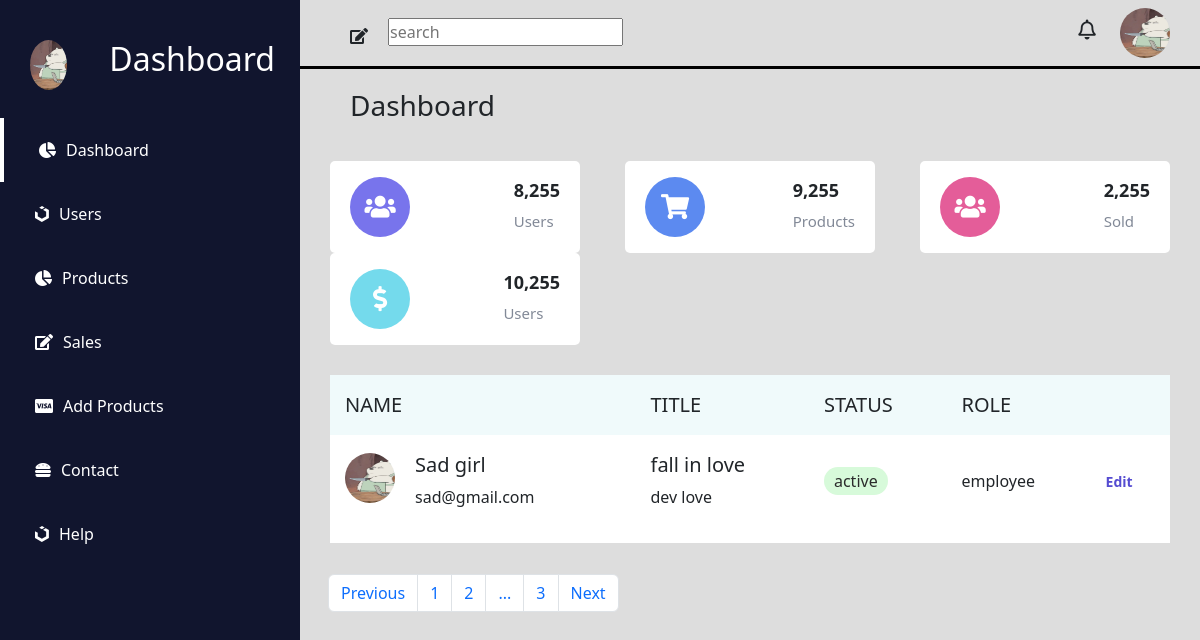
Page /project/index.php?page_no=3 on the committed database.
### tables this page shows
CREATE TABLE `employee` (
  `id` int(11) NOT NULL,
  `name` varchar(100) NOT NULL,
  `email` varchar(100) NOT NULL,
  `image` varchar(250) NOT NULL,
  `title` varchar(250) NOT NULL,
  `role` varchar(100) NOT NULL,
  `status` varchar(100) NOT NULL
);

### project/get_users.php (called while the page is built, shortened)
<?php
include('connection.php');
if (isset($_GET['page_no']) && $_GET['page_no'] != "") {
    $page_no = $_GET['page_no'];
} else {
    $page_no = 1;
}
$stmt = $conn->prepare("SELECT count(*) as total_users from employee");
$stmt->execute();
$stmt->bind_result($total_users);
$total_users_per_page = 2;
$offset = ($page_no - 1) * $total_users_per_page;
$total_no_of_pages = ceil($total_users / $total_users_per_page);
$stmt2 =  $conn->prepare("SELECT * from employee limit $offset,$total_users_per_page");
$stmt2->execute();
$users = $stmt2->get_result();

### project/index.php (the view, shortened to what this page needs)
<!DOCTYPE html>
<html lang="en">
<head>
    <link rel="stylesheet" href="https://use.fontawesome.com/releases/v5.15.4/css/all.css" />
    <link href="https://cdn.jsdelivr.net/npm/bootstrap@5.2.2/dist/css/bootstrap.min.css" rel="stylesheet">
    <link rel="stylesheet" href="assets/css/style.css">
</head>
<body>
    <div class="header">
        <section id="menu">
            <div class="logo">
                <img src="assets/imgs/Picture1.png" alt="">
                <h2>Dashboard</h2>
            </div>
            <div class="items">
                <li><i class="fas fa-chart-pie"></i><a href="index.php">Dashboard</a></li>
                <li><i class="fab fa-uikit"></i><a href="index.php">Users</a></li>
                <li><i class="fas fa-chart-pie"></i><a href="products.php">Products</a></li>
                <li><i class="fas fa-edit"></i><a href="sales.php">Sales</a></li>
                <li><i class="fab fa-cc-visa"></i><a href="add_product.php">Add Products</a></li>
                <li><i class="fas fa-hamburger"></i><a href="contact.html">Contact</a></li>
                <li><i class="fab fa-uikit"></i><a href="help.html">Help</a></li>
            </div>
        </section>
        <section id="interface">
            <div class="navigation">
                <div class="n1">
                    <div class="search">
                        <i class="fas fa-edit"></i>
                        <form action="">
                            <input type="text" placeholder="search" />
                        </form>
                    </div>
                </div>
                <div class="profile">
                    <i class="far fa-bell"></i>
                    <img src="assets/imgs/Picture1.png" alt="">
                </div>
            </div>
            <h3 class="i-name">Dashboard</h3>
            <div class="values">
                <div class="val-box">
                    <i class="fas fa-users"></i>
                    <div>
                        <h3>8,255</h3>
                        <span>Users</span>
                    </div>
                </div>
                <div class="val-box">
                    <i class="fas fa-shopping-cart"></i>
                    <div>
                        <h3>9,255</h3>
                        <span>Products</span>
                    </div>
                </div>
                <div class="val-box">
                    <i class="fas fa-users"></i>
                    <div>
                        <h3>2,255</h3>
                        <span>Sold</span>
                    </div>
                </div>
                <div class="val-box">
                    <i class="fas fa-dollar-sign"></i>
                    <div>
                        <h3>10,255</h3>
                        <span>Users</span>
                    </div>
                </div>
            </div>
            <div class="board">
                <table width="100%">
                    <thead>
                        <tr>
                            <td>Name</td>
                            <td>Title</td>
                            <td>Status</td>
                            <td>Role</td>
                            <td></td>
                        </tr>
                    </thead>
                    <tbody>
                        <?php include('get_users.php'); ?>
                        <?php foreach ($users as $user) { ?>
                            <tr class="list_people">
                                <td class="people">
                                    <p><img src="assets/imgs/<?php echo $user['image']; ?>" alt=""></p>
                                    <div class="people-description">
                                        <h5><?php echo $user['name']; ?></h5>
                                        <p><?php echo $user['email']; ?></p>
                                    </div>
                                </td>
                                <td class="people-des">
                                    <h5><?php echo $user['title']; ?></h5>
                                    <p><?php echo $user['role']; ?></p>
                                </td>
                                <td class="active">
                                    <p><?php echo $user['status']; ?></p>
                                </td>
                                <td class="role">
                                    <p>employee</p>
                                </td>
                                <td class="edit">
                                    <p><a href="">Edit</a></p>
                                </td>
                            </tr>
                        <?php } ?>
                    </tbody>
                </table>
            </div>
            <nav class="container mx-3" aria-label="Page navigation example">
                <ul class="pagination">
                    <li class="page-item <?php if ($page_no <= 1) {
                                                echo 'disable';
                                            } ?>">
                        <a class="page-link" href="<?php if ($page_no <= 1) {
                                                        echo '#';
                                                    } else {
                                                        echo '?page_no=' . ($page_no - 1);
                                                    } ?>">Previous</a>
                    </li>
                    <li class="page-item">
                        <a href="?page_no=1" class="page-link">1</a>
                    </li>
                    <li class="page-item">
                        <a href="?page_no=2" class="page-link">2</a>
                    </li>
                    <?php if ($page_no >= 3) { ?>
                        <li class="page-item">
                            <a href="#" class="page-link">...</a>
                        </li>
                        <li class="page-item">
                            <a href="<?php echo "?page_no=" . $page_no; ?>" class="page-link"><?php echo $page_no; ?></a>
                        </li>
                    <?php } ?>
                    <li class="page-item <?php if ($page_no >= $total_no_of_pages) {
                                                echo 'disable';
                                            } ?>">
                        <a class="page-link" href="<?php if ($page_no >= $total_no_of_pages) {
                                                        echo '#';
                                                    } else {
                                                        echo '?page_no=' . ($page_no + 1);
                                                    } ?>">Next</a>
                    </li>
                </ul>
            </nav>
        </section>
    </div>
</body>
</html>

### project/assets/css/style.css (style rules this page uses)
* { margin: 0; padding: 0; box-sizing: border-box; }
body { background-color: #ddd; }
#menu { position: fixed; top: 0; left: 0; bottom: 0; z-index: 100000; width: 300px; background-color: rgb(17, 21, 46); color: #ffff; }
#menu h2 { padding-left: 12px; margin-bottom: 40px; padding-right: 25px; }
.items li { list-style: none; padding-left: 35px; padding-bottom: 20px; padding-top: 20px; }
.items li a { padding-left: 10px; text-decoration: none; color: white; }
.items li:nth-child(1) { border-left: 4px solid #fff; }
.logo img { width: 50px; height: 50px; border-radius: 50%; margin-right: 30px; }
.logo { display: flex; padding-left: 30px; padding-top: 40px; }
.header { display: flex; width: 100%; }
.navigation { width: 100%; display: flex; justify-content: space-between; border-bottom: 3px solid black; padding: 8px; padding-left: 50px; padding-right: 30px; }
.profile img { width: 50px; height: 50px; border-radius: 50%; margin-left: 20px; }
.profile i { font-size: 20px; }
#interface { width: 100%; margin-left: 300px; display: block; }
.search { display: flex; padding-top: 10px; }
.search i { padding-right: 20px; padding-top: 10px; }
#interface .i-name { padding-top:20px; padding-left: 50px; }
.values { padding: 30px 30px 0 30px; display: flex; justify-content: space-between; align-items: center; flex-wrap: wrap; }
.values .val-box { background: #fff; width: 250px; padding: 16px 20px; border-radius: 5px; display: flex; justify-content: space-between; align-items: center; }
.values .val-box i { font-size: 25px; width: 60px; height: 60px; line-height: 60px; border-radius: 50%; color: #fff; text-align: center; margin-right: 15px; }
.values .val-box h3 { font-size: 18px; font-weight: 600; }
.values .val-box span { font-size: 15px; color: #828997; }
.values .val-box:nth-child(1) i { background: #7874ec; }
.values .val-box:nth-child(2) i { background: #5c8af0; }
.values .val-box:nth-child(3) i { background: #e45d99; }
.values .val-box:nth-child(4) i { background: #74daec; }
.board { display:flex; padding: 30px; width: 100%; }
.people img { width: 50px; height: 50px; border-radius: 50%; margin-right: 20px; }
.people { display: flex; }
thead td { font-size: 20px; background: #f0fafb; text-transform: uppercase; font-weight: 400; padding: 15px; text-align: start; }
thead { width: 100%; background: #f0fafb; }
tbody tr td { padding: 18px 15px; border-bottom: 1px solid #ddd; }
.active p { background: #d7fada; padding: 2px 10px; display: inline-block; border-radius: 40px; color: #2b2b2b; }
.edit a { text-decoration: none; font-size: 14px; color: #554cd1; font-weight: 600; }
table { background: #fff; }

### rows in the picture
employee: image (picture), name "Sad girl", email "sad@gmail.com", title "fall in love", role "dev love", status "active"

### other values in the picture
$page_no "3"
